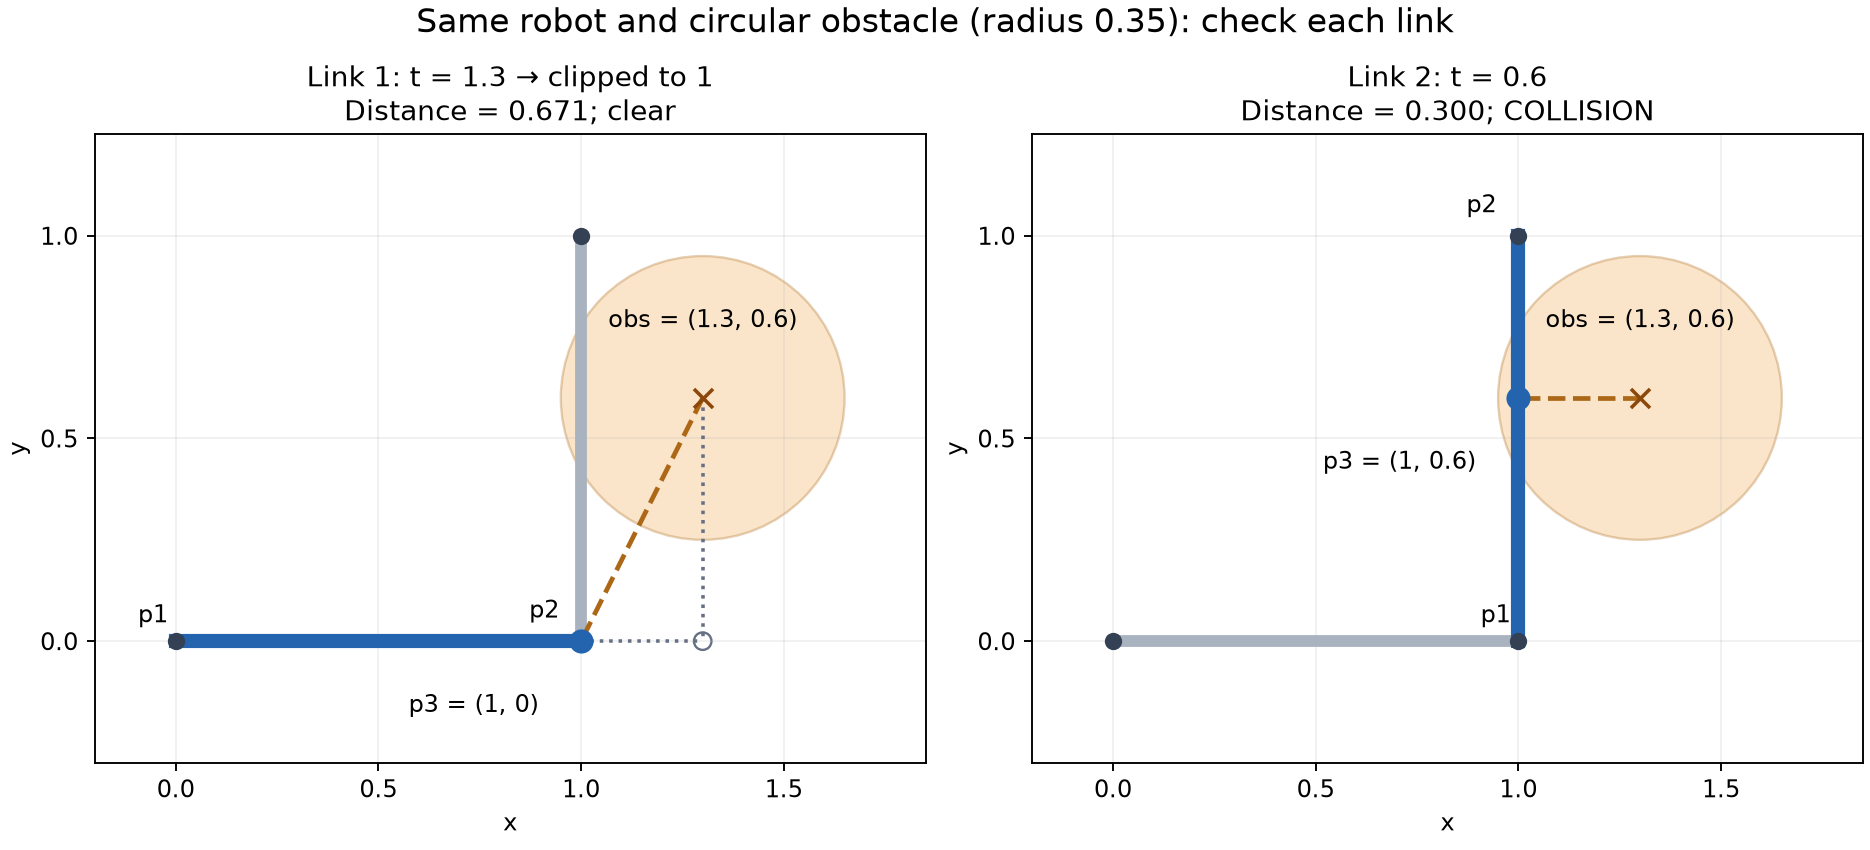

Generate this figure with Python:
from pathlib import Path
import numpy as np
import matplotlib
matplotlib.use('Agg')
import matplotlib.pyplot as plt
from matplotlib.patches import Circle

joints = np.array([[0., 0.], [1., 0.], [1., 1.]])
obs = np.array([1.3, .6])
radius = .35
fig, axes = plt.subplots(1, 2, figsize=(11, 5), constrained_layout=True)
for i, ax in enumerate(axes):
    a, b = joints[i:i+2]
    v = b-a
    raw = np.dot(obs-a, v)/np.dot(v, v)
    t = np.clip(raw, 0, 1)
    closest = a+t*v
    distance = np.linalg.norm(obs-closest)
    ax.plot(joints[:, 0], joints[:, 1], color='#a9b3bf', lw=5, zorder=2)
    ax.plot([a[0], b[0]], [a[1], b[1]], color='#2463ad', lw=6, zorder=3)
    ax.scatter(*joints.T, color='#344054', s=40, zorder=4)
    ax.add_patch(Circle(obs, radius, facecolor='#f0aa52', edgecolor='#ac6817', alpha=.3))
    ax.scatter(*obs, marker='x', color='#8c480b', s=65, zorder=5)
    ax.annotate('obs = (1.3, 0.6)', obs, xytext=(0, 30), textcoords='offset points', ha='center')
    ax.plot([obs[0], closest[0]], [obs[1], closest[1]], '--', color='#ac6817', lw=2)
    ax.scatter(*closest, color='#2463ad', s=85, zorder=6)
    ax.annotate(f'p3 = ({closest[0]:g}, {closest[1]:g})', closest,
                xytext=(-18, -30), textcoords='offset points', ha='right')
    ax.annotate('p1', a, xytext=(-16, 8), textcoords='offset points')
    ax.annotate('p2', b, xytext=(-22, 10), textcoords='offset points')
    if raw > 1:
        foot = a+raw*v
        ax.plot([b[0], foot[0]], [b[1], foot[1]], ':', color='#667085')
        ax.plot([obs[0], foot[0]], [obs[1], foot[1]], ':', color='#667085')
        ax.scatter(*foot, facecolors='none', edgecolors='#667085', s=55)
    ax.set_title(f'Link {i+1}: t = {raw:.1f}' + (' → clipped to 1' if raw > 1 else '') +
                 f'\nDistance = {distance:.3f}; ' + ('COLLISION' if distance <= radius else 'clear'), fontsize=12)
    ax.set(xlim=(-.2, 1.85), ylim=(-.3, 1.25), xlabel='x', ylabel='y', aspect='equal')
    ax.set_xticks([0, .5, 1, 1.5])
    ax.set_yticks([0, .5, 1])
    ax.grid(alpha=.18)
fig.suptitle('Same robot and circular obstacle (radius 0.35): check each link', fontsize=14)
fig.savefig(Path(__file__).with_suffix('.png'), dpi=170)
